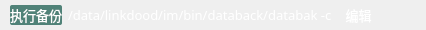
              <widget class="QWidget" name="widget_8" native="true">
               <property name="minimumSize">
                <size>
                 <width>0</width>
                 <height>30</height>
                </size>
               </property>
               <property name="maximumSize">
                <size>
                 <width>16777215</width>
                 <height>30</height>
                </size>
               </property>
               <property name="font">
                <font>
                 <family>OPPOSans B</family>
                 <pointsize>10</pointsize>
                 <stylestrategy>PreferAntialias</stylestrategy>
                </font>
               </property>
               <property name="styleSheet">
                <string notr="true">#widget_8 {
	border-bottom-left-radius: 10px;
	border-bottom-right-radius: 10px;
}
</string>
               </property>
               <layout class="QHBoxLayout" name="horizontalLayout_5">
                <property name="leftMargin">
                 <number>10</number>
                </property>
                <property name="topMargin">
                 <number>5</number>
                </property>
                <property name="rightMargin">
                 <number>10</number>
                </property>
                <property name="bottomMargin">
                 <number>5</number>
                </property>
                <item>
                 <widget class="QLabel" name="label_command">
                  <property name="font">
                   <font>
                    <family>OPPOSans B</family>
                    <pointsize>10</pointsize>
                    <stylestrategy>PreferAntialias</stylestrategy>
                   </font>
                  </property>
                  <property name="styleSheet">
                   <string notr="true">background-color: rgb(80, 130, 120);
color: rgb(255, 255, 255);
border-radius: 2px;</string>
                  </property>
                  <property name="lineWidth">
                   <number>1</number>
                  </property>
                  <property name="text">
                   <string>执行备份</string>
                  </property>
                  <property name="margin">
                   <number>3</number>
                  </property>
                  <property name="indent">
                   <number>0</number>
                  </property>
                 </widget>
                </item>
                <item>
                 <widget class="QLabel" name="label_edit">
                  <property name="font">
                   <font>
                    <family>OPPOSans B</family>
                    <pointsize>10</pointsize>
                    <stylestrategy>PreferAntialias</stylestrategy>
                   </font>
                  </property>
                  <property name="styleSheet">
                   <string notr="true">color: rgb(255, 255, 255);</string>
                  </property>
                  <property name="text">
                   <string>/data/linkdood/im/bin/databack/databak -c </string>
                  </property>
                  <property name="margin">
                   <number>2</number>
                  </property>
                 </widget>
                </item>
                <item>
                 <widget class="QToolButton" name="toolButton_edit">
                  <property name="minimumSize">
                   <size>
                    <width>0</width>
                    <height>0</height>
                   </size>
                  </property>
                  <property name="font">
                   <font>
                    <family>OPPOSans B</family>
                    <pointsize>10</pointsize>
                    <stylestrategy>PreferAntialias</stylestrategy>
                   </font>
                  </property>
                  <property name="styleSheet">
                   <string notr="true">QToolButton {
	color: rgb(255, 255, 255);
	background-color: rgba(255, 255, 255, 0);
	border: none;
}

QToolButton::menu-indicator { 
	image: None;
}

 
QToolButton:hover {
	color: rgb(255, 255, 255);
	background-color: rgba(255, 255, 255, 0);
	border: none;
}</string>
                  </property>
                  <property name="text">
                   <string>编辑</string>
                  </property>
                 </widget>
                </item>
                <item>
                 <spacer name="horizontalSpacer">
                  <property name="orientation">
                   <enum>Qt::Horizontal</enum>
                  </property>
                  <property name="sizeHint" stdset="0">
                   <size>
                    <width>40</width>
                    <height>20</height>
                   </size>
                  </property>
                 </spacer>
                </item>
               </layout>
              </widget>
